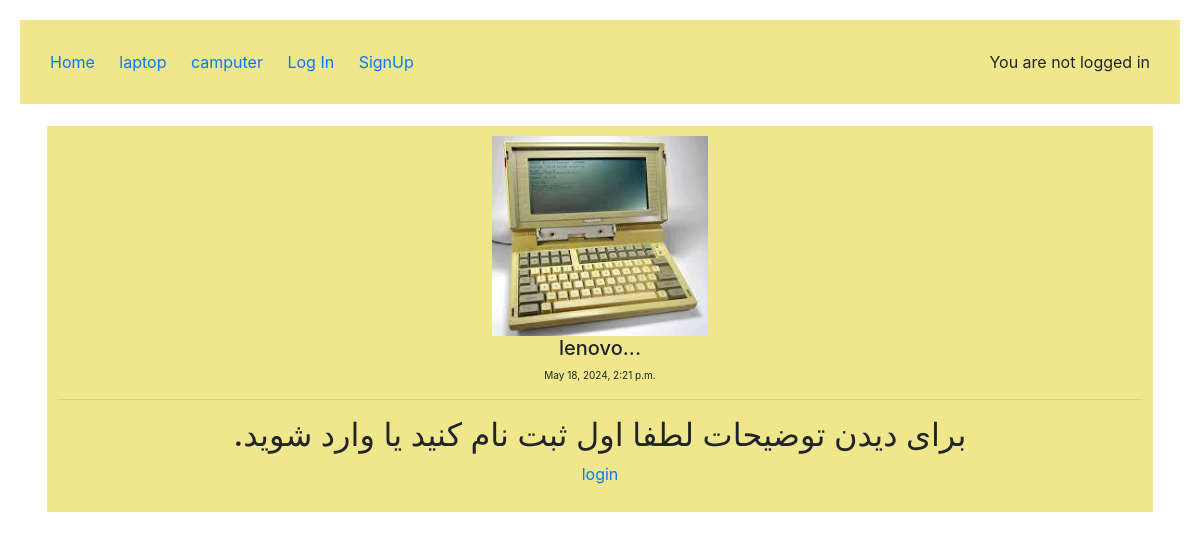
The app's page /post/2/ with its own data.
### main/models.py (models this page shows, shortened)
class Category(models.Model):
    title = models.CharField(max_length=200)

class Post(models.Model):
    title = models.CharField(max_length=200)
    image = models.ImageField(upload_to="laptops/%Y/%m/", null=True)
    content = QuillField()
    create_time = models.DateTimeField(auto_now_add=True)
    category = models.ForeignKey(Category, on_delete=models.SET_NULL, null=True)

### main/views.py (the view)
# urls.py: path('post/<int:id>/', views.detail, name='detail')
def detail(request, id):
    try:
        i = models.Post.objects.get(id=id)
        context = {
            'i': i
        }
        return render(request, 'detail.html', context)
    except:
        return HttpResponseNotFound("hello")

### main/context_processor.py (called while the page is built)
def cate_show(request):
    cate = Category.objects.all()
    return {'category': cate}

### templates/detail.html (shortened to what this page needs)
{% extends 'base.html' %}
{% block content %}
<div class="container">
    <div class="row">
        <div class="col-12">
           <center>
            <div class="in_post" dir="auto">
                    <img src="{{ i.image.url }}" alt=""><br>
                    <h5> {{ i.title|slice:"0:25" }}...</h5>
               <span id="span_time">{{ i.create_time }}</span>
               <hr>
               <p>
                {% if user.is_authenticated %}
                {{ i.content.html|safe }}
                {% else %}
                <center dir="rtl">
                  <h2>برای دیدن توضیحات لطفا اول ثبت نام کنید یا وارد شوید.</h2>
                  <a href="{% url 'login' %}">login</a>
                </center>
                {% endif %}
               </p>
            </div>
           </center>
      </div>
    </div>
  </div>
{% endblock %}

### templates/base.html (shortened to what this page needs)
{% load static %}
{% load crispy_forms_tags %}
<html lang="en">
<head>
    <link rel="stylesheet" href="{% static 'style.css' %}">
    <link rel="stylesheet" href="{% static 'bootstrap.min.css' %}">
</head>
<body>
    <header>
        <a href="{% url 'home' %}">Home</a>
        {% for i in category %}
        <a href="{% url 'home' %}?category={{ i.id }}">{{ i.title }}</a>
        {% endfor %}
            {% if user.is_authenticated %}
                <span class="welcome">Hi
                    {% if user.get_full_name != "" %}
                    {{ user.get_full_name }}
                    {% else %}
                    {{ user.username }}
                    {% endif %}
                    !</span>
                <a href="{% url 'logout' %}">Log out</a>
                <a href="{% url 'edit_user' %}">Dashboard</a>
            {% else %}
                <span class="welcome">You are not logged in</span>
                <a href="{% url 'login' %}">Log In</a>
                <a href="{% url 'signup' %}">SignUp</a>
            {% endif %}
    </header>
    {% block content %}
    {% endblock %}
</body>
</html>

### static/style.css (style rules this page uses)
header { margin: 20px; padding: 30px; background-color: khaki; }
header a { text-decoration: none; margin-right: 20px; }
.in_post { margin: 2px; background-color: khaki; padding: 10px; }
img { height: 200px; overflow-y: hidden; }
#span_time { font-size: 10px; }
.welcome { text-align: right; float: right; }

### records on screen
Category: title "laptop"
Category: title "camputer"
Post: image (picture), title "lenovo", create_time "May 18, 2024, 2:21 p.m."
